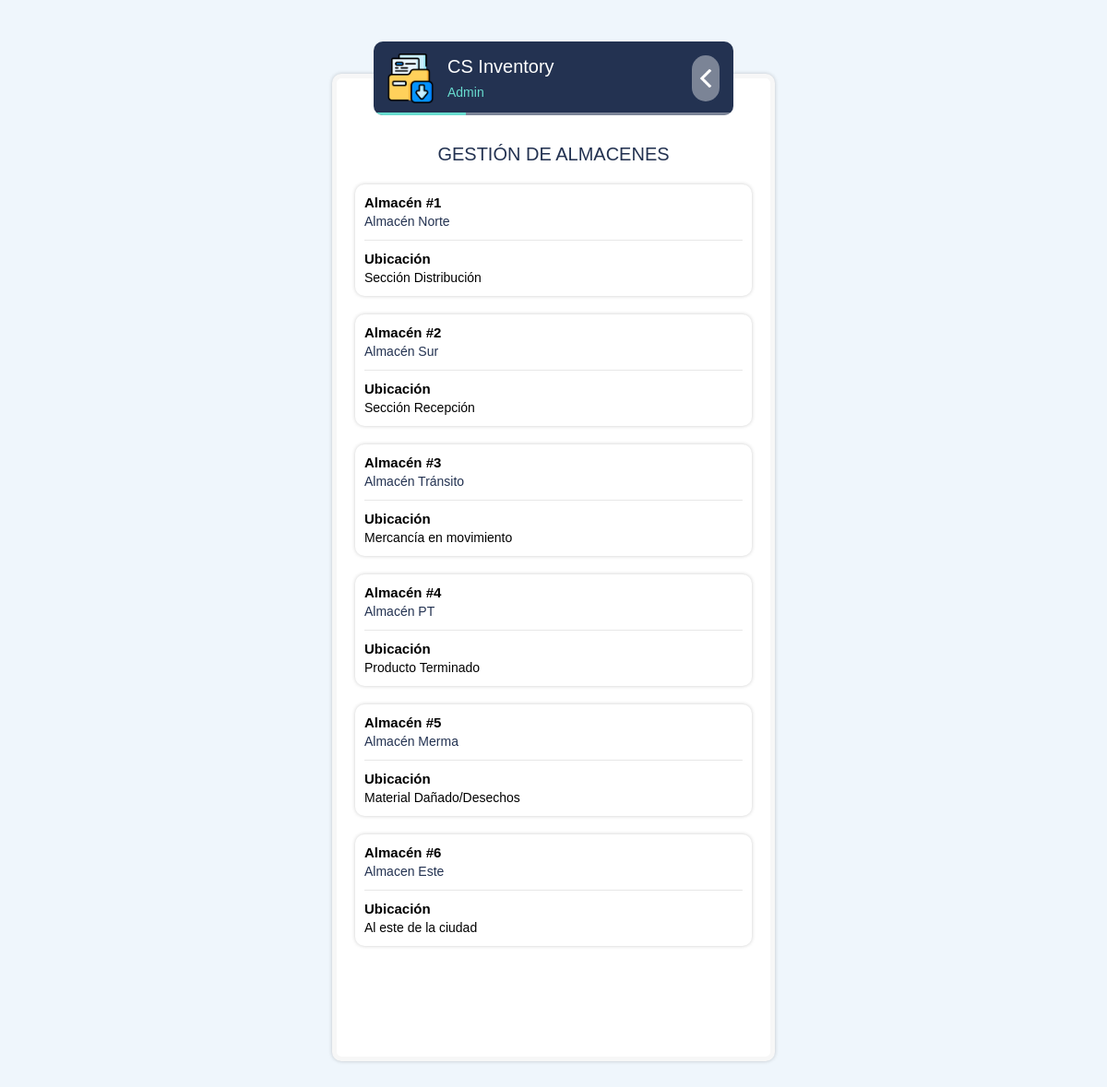
/control/almacen/c-almacen-list.php (signed in), run on the app's committed database.
### tables this page shows
CREATE TABLE `usuario` (
  `idUsuario` int(11) NOT NULL,
  `hashUsuario` varchar(50) DEFAULT NULL,
  `nombre` varchar(100) NOT NULL,
  `username` varchar(100) NOT NULL,
  `pswd` blob NOT NULL,
  `idPerfil` int(11) NOT NULL,
  `estado` enum('Activo','Inactivo') NOT NULL
);

CREATE TABLE `almacenes` (
  `idAlmacen` int(11) NOT NULL,
  `hashAlmacen` varchar(64) NOT NULL,
  `nombre` varchar(50) NOT NULL,
  `ubicacion` varchar(150) DEFAULT NULL,
  `tipo_almacen` enum('REAL','VIRTUAL') NOT NULL DEFAULT 'REAL',
  `subtipo_almacen` enum('NORMAL','TRANSITO','PT','MERMA') NOT NULL DEFAULT 'NORMAL',
  `genera_alerta` tinyint(1) NOT NULL DEFAULT 1,
  `estado` tinyint(1) DEFAULT 1,
  `deleted_at` timestamp NULL DEFAULT NULL
);

### model/data/DB.php (called while the page is built, shortened)
<?php
class DataBase
{
    private $serverName = "localhost:3306";
    private $user = "root";
    private $pswd = "";
    private $dbName = "creative_spot_db";
    private $link = null;
    private $op = 1;
    public function Open()
    {
        if ($this->link instanceof mysqli) {
            return $this->link;
        }
        if ($this->op === 1) {
            $this->link = mysqli_connect(
                $this->serverName,
                $this->user,
                $this->pswd,
                $this->dbName
            );
            mysqli_set_charset($this->link, "utf8mb4");
        }
        return $this->link;
    }
    public function query(string $sql, string $types = '', array $params = [])
    {
        $link = $this->Open();
        if (!empty($params)) {
            $stmt = mysqli_prepare($link, $sql);
            mysqli_stmt_bind_param($stmt, $types, ...$params);
            mysqli_stmt_execute($stmt);
            $result = mysqli_stmt_get_result($stmt);
            if ($result !== false) {
                return $result;
            }
            return true;
        }
        return mysqli_query($link, $sql);
    }
    public function fetchOne(string $sql, string $types = '', array $params = []): ?array
    {
        $result = $this->query($sql, $types, $params);
        if ($result instanceof mysqli_result) {
            $row = mysqli_fetch_assoc($result);
            return $row ?: null;
        }
        return null;
    }
    public function Execute($_sql)
    {
        return $this->query($_sql);
    }
    public function ContainsData($res)
    {
        if ($res instanceof mysqli_result) {
            return mysqli_num_rows($res) > 0;
        }
        return false;
    }
    public function DataListStructure($_res)
    {
        $ret = [];
        if ($_res instanceof mysqli_result) {
            while ($row = mysqli_fetch_assoc($_res)) {
                $ret[] = $row;
            }
        }
        return $ret;
    }
}
?>

### control/almacen/c-almacen-list.php (called while the page is built, shortened)
<?php
require_once __DIR__ . "/../auth-user.php";
require_once "../../model/RN_Almacen.php";
require_once "../config-app.php";
$oUsuario = auth_require_domain_user("../c-panel.php", "almacen", "view");
$oRN_Almacen = new RN_Almacen();
$listaAlmacenes = $oRN_Almacen->GetList();
include_once "../../view/almacen/v-almacen-list.php";
?>

### model/RN_Almacen.php (called while the page is built, shortened)
<?php
require_once "data/Almacen.php";
require_once "data/DB.php";
class RN_Almacen extends DataBase {
    function GetList(){
        $sql = "SELECT * FROM almacenes WHERE estado = 1 AND deleted_at IS NULL";
        $res = $this->Execute($sql);
        $list = array();
        if ($this->ContainsData($res)){
            $data = $this->DataListStructure($res);
            foreach ($data as $item) {
                $list[] = new Almacen(
                    $item["idAlmacen"],
                    $item["hashAlmacen"],
                    $item["nombre"],
                    $item["ubicacion"],
                    $item["tipo_almacen"],
                    $item["subtipo_almacen"],
                    $item["genera_alerta"],
                    $item["estado"]
                );
            }
        }
        return $list;
    }
}
?>

### model/data/Almacen.php (called while the page is built, shortened)
<?php
class Almacen{
    function __construct(
        $_idAlmacen,
        $_hashAlmacen,
        $_nombre,
        $_ubicacion,
        $_tipo_almacen,
        $_subtipo_almacen,
        $_genera_alerta,
        $_estado
    )
    {
        $this->nombre = $_nombre;
        $this->ubicacion = $_ubicacion;
    }
}
?>

### control/config-app.php (called while the page is built, shortened)
<?php
$appTitle = "CS Inventory";
?>

### control/auth-session.php (called while the page is built, shortened)
<?php
function auth_is_https()
{
    return false;
}
function auth_start_session()
{
    $params = session_get_cookie_params();
}
function auth_user()
{
    if (isset($_SESSION['auth']) && is_array($_SESSION['auth']) && !empty($_SESSION['auth']['logged_in'])) {
        return $_SESSION['auth'];
    }
    return null;
}
?>

### control/auth-guard.php (called while the page is built, shortened)
<?php
require_once __DIR__ . "/auth-session.php";
function auth_require_login($redirect = "../index.php")
{
    $user = auth_user();
    return $user;
}
?>

### control/authz.php (called while the page is built, shortened)
<?php
require_once __DIR__ . "/auth-guard.php";
function authz_action_roles()
{
    return [
        'dashboard.view' => [1, 2],
        'almacen.view' => [1],
        'almacen.manage' => [1],
        'producto.view' => [1],
        'producto.manage' => [1],
        'receta.view' => [1],
        'receta.manage' => [1],
        'compra.view' => [1, 2],
        'compra.manage' => [1, 2],
        'inventario.view' => [1, 2],
        'inventario.manage' => [1],
        'movimiento.view' => [1, 2],
        'movimiento.manage' => [1],
        'produccion.view' => [1, 2],
        'produccion.manage' => [1, 2],
        'support.view' => [1],
        'support.manage' => [1],
    ];
}
function auth_role_id($authUser = null)
{
    return (int)$authUser['role_id'];
}
function auth_can_action($resource, $action = 'view', $authUser = null)
{
    $rolesByAction = authz_action_roles();
    $roleId = auth_role_id($authUser);
    $key = $resource . '.' . $action;
    return in_array($roleId, $rolesByAction[$key], true);
}
function auth_require_action($resource, $action = 'view', $redirect = "../c-panel.php")
{
    $authUser = auth_require_login($redirect);
    return $authUser;
}
?>

### control/auth-user.php (called while the page is built, shortened)
<?php
require_once __DIR__ . "/authz.php";
require_once __DIR__ . "/../model/RN_Usuario.php";
function auth_require_domain_user($redirect = "../index.php", $module = null, $action = 'view')
{
    if ($module === null) {
        $authUser = auth_require_login($redirect);
    } else {
        $authUser = auth_require_action($module, $action, $redirect);
    }
    $userRepo = new RN_Usuario();
    $oUsuario = $userRepo->GetData($authUser['user_hash']);
    return $oUsuario;
}
?>

### model/RN_Usuario.php (called while the page is built, shortened)
<?php
require_once "data/Usuario.php";
require_once "data/DB.php";
class RN_Usuario extends DataBase
{
    function GetData($hashUsuario)
    {
        $sql = "SELECT idUsuario, hashUsuario, nombre, username, pswd, idPerfil, estado
                FROM usuario
                WHERE hashUsuario = ?
                LIMIT 1";
        $item = $this->fetchOne($sql, "s", [$hashUsuario]);
        $plainPassword = "";
        if ($this->isPasswordHash($item["pswd"])) {
            $plainPassword = "";
        }
        return new Usuario(
            $item["idUsuario"],
            $item["hashUsuario"],
            $item["nombre"],
            $item["username"],
            $plainPassword,
            $item["idPerfil"],
            $item["estado"]
        );
    }
    private function isPasswordHash($value)
    {
        return password_get_info($value)["algo"] !== null;
    }
}
?>

### model/data/Usuario.php (called while the page is built, shortened)
<?php
class Usuario{
    function __construct($idUsuario, $hashUsuario, $nombre, $username, $pswd, $idPerfil, $estado)
    {
        $this->nombre = $nombre;
    }
}
?>

### view/almacen/v-almacen-list.php (the view, shortened to what this page needs)
<?php
$nomUsuario = $oUsuario->nombre;
$title = "Gestión de Almacenes";
$content = "";
$i = 0;
foreach($listaAlmacenes as $oAlmacen){
    $i++;
    $hashAlmacen = $oAlmacen->hashAlmacen;
    $nombre = $oAlmacen->nombre;
    $ubicacion = $oAlmacen->ubicacion;
    $content .= "
    <div class='x-1'>
        <div class='card'>
            <div class='card-title'>Almacén #" . $i . "</div>
            <div class='card-subtitle'>" . $nombre . "</div>
            <div class='separator'></div>
            <div class='card-title'>Ubicación</div>
            <div class='card-text'>" . $ubicacion . "</div>
            <div class='card-buttons'>
                <a href='c-almacen-edit.php?param=" . $hashAlmacen . "'>
                </a>
            </div>
            <div class='clear'></div>
        </div>
    </div>";
}
?>
<!DOCTYPE HTML>
<html>
<head>
    <link rel='stylesheet' href='../../view/css/main.css' />
</head>
<body>
<div class='ctn-form'>
    <div class='form-header'>
        <div class='ctn-icon'><div class='icon'></div></div>
        <div class='form-title'><?php echo $appTitle; ?></div>
        <div class='form-subtitle'><?php echo $nomUsuario ?></div>
        <div class='bar'><div class='step'></div></div>
        <a href='../c-panel.php'><div class='btn-back'></div></a>
    </div>
    <div class='form-content'>
        <div class='title'><?php echo $title ?></div>
        <?php echo $content ?>
    </div>
</div>
</body>
</html>

### view/css/main.css (style rules this page uses)
* { box-sizing: border-box; }
body { margin:0px; border:0px; font-size:62.5%; background: #eff6fc; }
.ctn-form { position: fixed; top:80px; left:calc(50% - 240px); width:480px; height:calc(100% - 150px); background: #ffffff; border:5px solid #f7f7f7; border-radius:10px; box-shadow: 0px 0px 4px rgba(0, 0, 0, 0.2); padding:10px; animation: anim-form 1s linear forwards; }
.form-header { position: absolute; top:-40px; left:40px; height:80px; width:calc(100% - 80px); background: #233251; border-radius:10px; overflow: hidden; padding-left:80px; z-index:1; }
.form-header .ctn-icon { position: absolute; top:10px; left:10px; width:60px; height:60px; border-radius:10px; }
.ctn-icon .icon { position: relative; width:100%; height:100%; background: url('../img/csinventory.png') no-repeat center; background-size: 90%; }
.form-title { position: relative; margin-top:15px; font-family:arial; font-size:20px; line-height:25px; color:#ffffff; }
.form-subtitle { position: relative; margin-top:5px; font-family:arial; font-size:14px; line-height:20px; color:#68dccf; }
.form-header .bar { position: absolute; bottom:0px; left:0px; width:100%; height:3px; background: rgba(255,255,255,0.4); }
.bar .step { width:100px; height:3px; background: #68dccf; }
.btn-back { position: absolute; top:15px; right:15px; width:30px; height:50px; border-radius:15px; background: rgba(255,255,255,0.4) url('../img/icon/back-white.png') no-repeat center; background-size: 20px; cursor:pointer; }
.form-content { position: relative; width:100%; height:100%; padding:60px 5px 100px 5px; scrollbar-color: #233251 rgba(255, 255, 255, 0.1); scrollbar-width: thin; overflow-x: hidden; overflow-y: auto; }
.x-1, .x-2, .x-4 { margin-bottom:10px; }
.x-1 { position: relative; float:left; width:100%; padding-left:5px; padding-right:5px; }
.x-1:nth-child(odd) { left:-100%; animation: anim-in-left 0.5s 1s linear forwards; }
.x-1:nth-child(even) { right:-100%; animation: anim-in-right 0.5s 1s linear forwards; }
.title { position: relative; margin-bottom:10px; font-family:arial; font-size:20px; line-height:25px; color:#233251; text-align: center; text-transform: uppercase; }
.card { position: relative; margin-top:10px; width:100%; height:auto !important; min-height:60px; background: #ffffff; border-radius:10px; box-shadow: 0px 0px 4px rgba(0, 0, 0, 0.2); padding:10px; font-family:arial; font-size:14px; line-height: 20px; overflow:visible; transition: all 0.3s ease; }
.card-title { display: flex; justify-content: space-between; align-items: center; position: relative; width:100%; float:left; font-family:arial; font-weight:bold; font-size:15px; line-height: 20px; color:#000000; }
.card-subtitle { position: relative; font-family:arial; font-size:14px; line-height: 20px; color:#233251; }
.card-text { position: relative; margin-top:20px; font-family:arial; font-size:14px; line-height: 20px; color:#000000; }
.separator { position: relative; width:100%; height:1px; background: #e7e7e7; margin-top:10px; margin-bottom:10px; }

### data on the page
usuario: nombre "Admin"
almacenes: nombre "Almacén Norte", ubicacion "Sección Distribución"
almacenes: nombre "Almacén Sur", ubicacion "Sección Recepción"
almacenes: nombre "Almacén Tránsito", ubicacion "Mercancía en movimiento"
almacenes: nombre "Almacén PT", ubicacion "Producto Terminado"
almacenes: nombre "Almacén Merma", ubicacion "Material Dañado/Desechos"
almacenes: nombre "Almacen Este", ubicacion "Al este de la ciudad"

### other printed values
$appTitle "CS Inventory"
$title "GESTIÓN DE ALMACENES"
